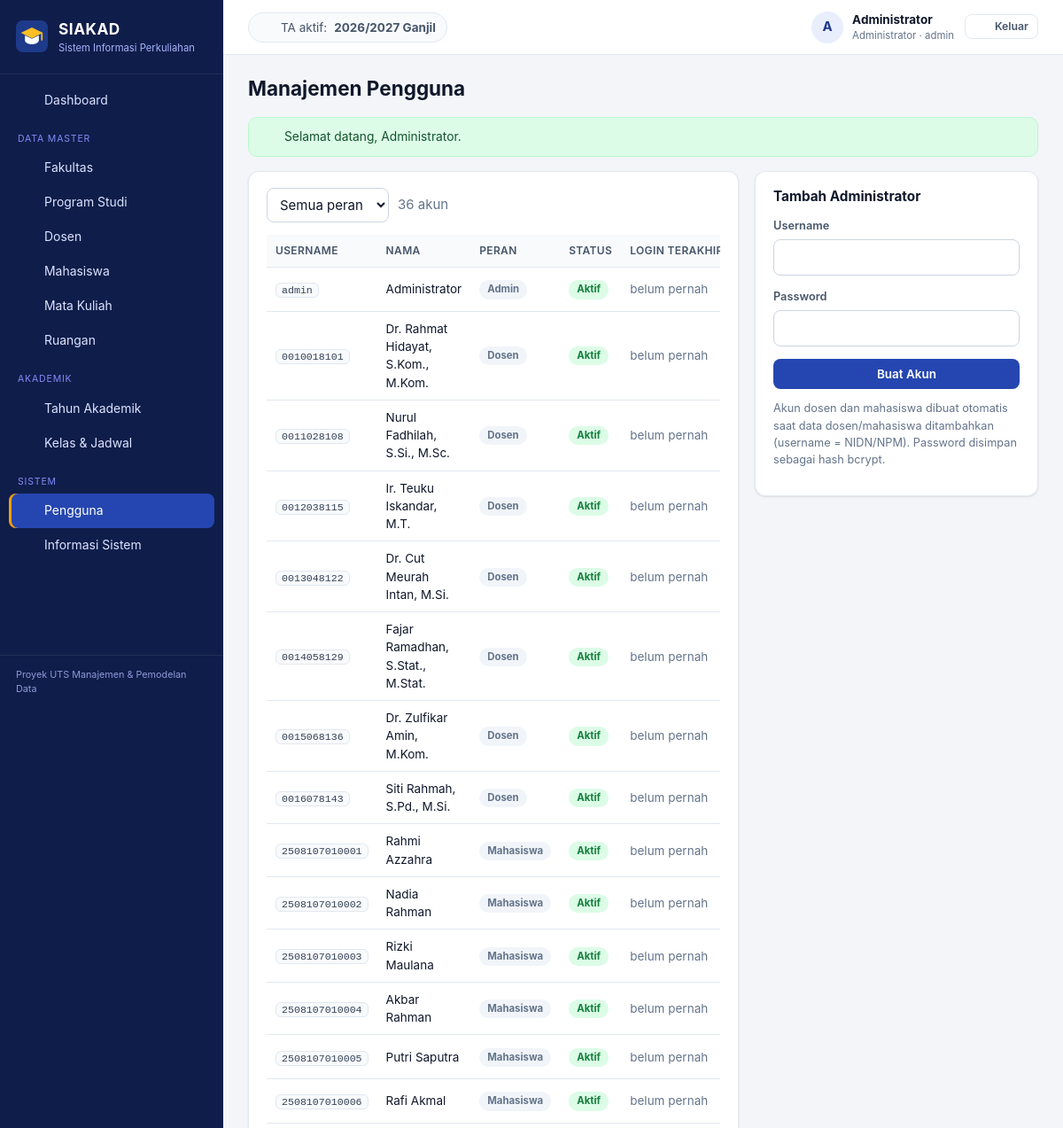
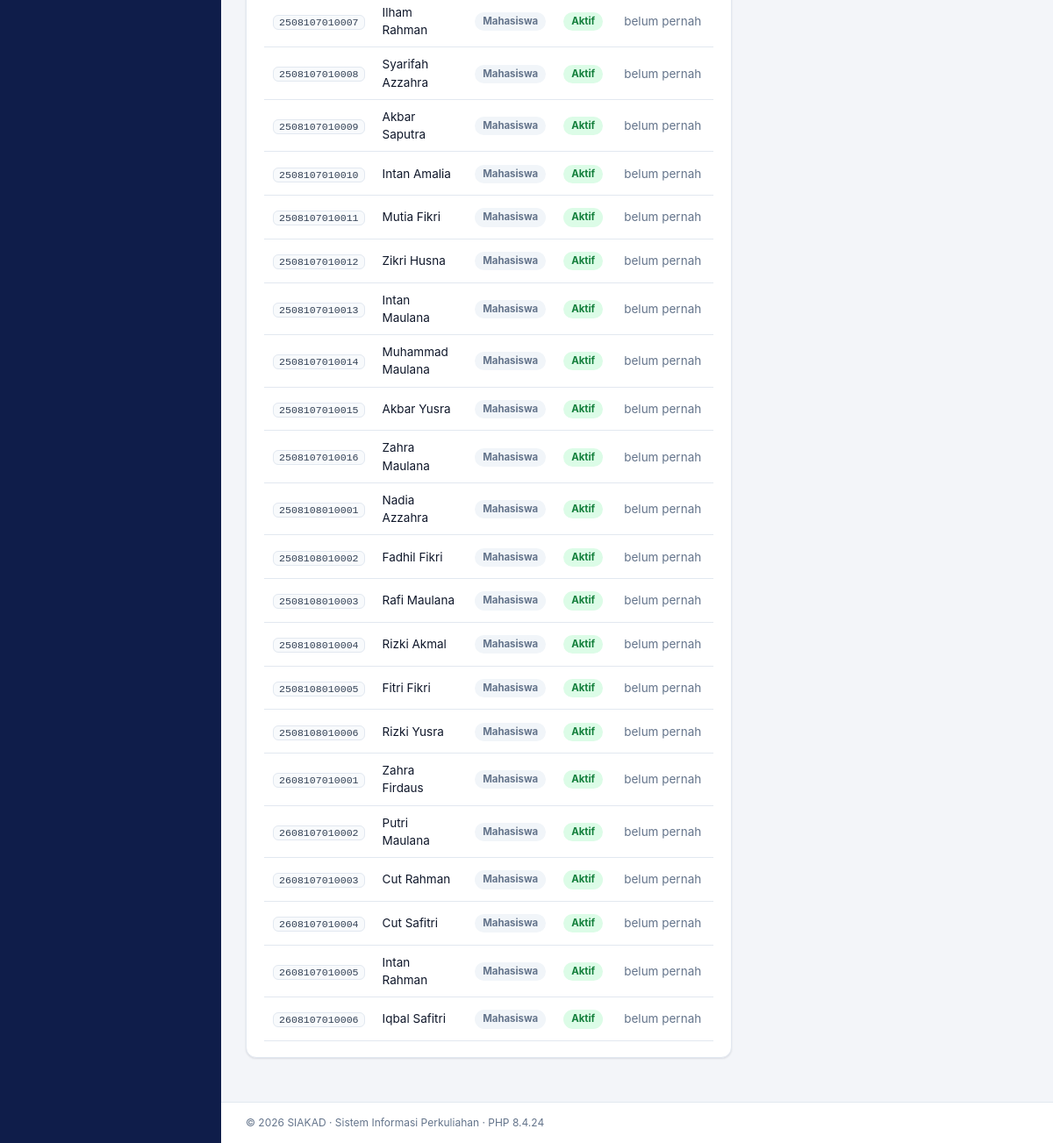
The page /index.php?page=admin/pengguna (signed in) on the database its author committed (2 pictures, top to bottom).
### tables this page shows
CREATE TABLE tahun_akademik (
  id_ta       INT UNSIGNED NOT NULL AUTO_INCREMENT,
  tahun       CHAR(9)      NOT NULL,               
  semester    ENUM('Ganjil','Genap') NOT NULL,
  is_aktif    TINYINT(1)   NOT NULL DEFAULT 0,
  created_at  TIMESTAMP    NOT NULL DEFAULT CURRENT_TIMESTAMP,
  PRIMARY KEY (id_ta),
  UNIQUE KEY uq_ta (tahun, semester)
);

CREATE TABLE users (
  id_user        INT UNSIGNED  NOT NULL AUTO_INCREMENT,
  username       VARCHAR(30)   NOT NULL,
  password_hash  VARCHAR(255)  NOT NULL,
  role           ENUM('admin','dosen','mahasiswa') NOT NULL,
  is_aktif       TINYINT(1)    NOT NULL DEFAULT 1,
  last_login     DATETIME      NULL,
  created_at     TIMESTAMP     NOT NULL DEFAULT CURRENT_TIMESTAMP,
  PRIMARY KEY (id_user),
  UNIQUE KEY uq_users_username (username)
);

### app/core/Controller.php (called while the page is built, shortened)
<?php
abstract class Controller
{
    protected function render(string $view, array $data = [], string $layout = 'layouts/main'): void
    {
        $viewFile = APP_PATH . '/views/' . $view . '.php';
        extract($data, EXTR_SKIP);
        require $viewFile;
        $content = ob_get_clean();
        require APP_PATH . '/views/' . $layout . '.php';
    }
}

### app/controllers/PenggunaController.php (called while the page is built, shortened)
<?php
class PenggunaController extends Controller
{
    private User $model;
    public function __construct()
    {
        $this->model = new User();
    }
    public function index(): void
    {
        $role = (string) input('role', '');
        $role = in_array($role, ['admin', 'dosen', 'mahasiswa'], true) ? $role : '';
        $this->render('admin/pengguna/index', [
            'title' => 'Manajemen Pengguna',
            'rows'  => $this->model->all($role),
            'role'  => $role,
        ]);
    }
}

### index.php (called while the page is built, shortened)
<?php
require APP_PATH . '/core/helpers.php';
spl_autoload_register(function (string $class): void {
    foreach (['core', 'controllers', 'models'] as $dir) {
        $file = APP_PATH . "/$dir/$class.php";
        if (is_file($file)) {
            return;
        }
    }
});
$page = (string) ($_GET['page'] ?? (Auth::check() ? 'dashboard' : 'login'));
$action = (string) ($_GET['action'] ?? 'index');
$method = lcfirst(str_replace(' ', '', ucwords(str_replace('-', ' ', $action))));
$controller = new $controllerClass();
try {
    $controller->$method();
} catch (PDOException $e) {
    error_log('[SIAKAD] ' . $e->getMessage());
    if ($_SERVER['REQUEST_METHOD'] === 'POST') {
        flash('error', db_error_message($e));
        $back = $_SERVER['HTTP_REFERER'] ?? url($page);
        header('Location: ' . $back);
        exit;
    }
    abort(500, db_error_message($e));
}

### app/core/Model.php (called while the page is built, shortened)
<?php
abstract class Model
{
    protected PDO $db;
    public function __construct()
    {
        $this->db = Database::connection();
    }
    protected function fetchAll(string $sql, array $params = []): array
    {
        $stmt = $this->db->prepare($sql);
        $stmt->execute($params);
        return $stmt->fetchAll();
    }
    protected function fetchOne(string $sql, array $params = []): ?array
    {
        $stmt = $this->db->prepare($sql);
        $stmt->execute($params);
        $row = $stmt->fetch();
        return $row === false ? null : $row;
    }
}

### config/config.php (called while the page is built, shortened)
<?php
$env = static function (string $key, $default) {
    $value = getenv($key);
    return $value === false || $value === '' ? $default : $value;
};
$config = [
    'app_name'     => 'SIAKAD',
    'app_subtitle' => 'Sistem Informasi Perkuliahan',
    'db_host'      => $env('DB_HOST', '127.0.0.1'),
    'db_port'      => (int) $env('DB_PORT', 3306),
    'db_name'      => $env('DB_NAME', 'db_siakad'),
    'db_user'      => $env('DB_USER', 'root'),
    'db_pass'      => $env('DB_PASS', ''),
    'timezone'     => 'Asia/Jakarta',
    'debug'        => filter_var($env('APP_DEBUG', false), FILTER_VALIDATE_BOOLEAN),
];
$local = __DIR__ . '/config.local.php';
return $config;

### app/core/Database.php (called while the page is built)
<?php
final class Database
{
    private static ?PDO $pdo = null;
    public static function connection(): PDO
    {
        if (self::$pdo === null) {
            $c = config();
            $dsn = sprintf(
                'mysql:host=%s;port=%d;dbname=%s;charset=utf8mb4',
                $c['db_host'],
                $c['db_port'],
                $c['db_name']
            );
            self::$pdo = new PDO($dsn, $c['db_user'], $c['db_pass'], [
                PDO::ATTR_ERRMODE            => PDO::ERRMODE_EXCEPTION,
                PDO::ATTR_DEFAULT_FETCH_MODE => PDO::FETCH_ASSOC,
                PDO::ATTR_EMULATE_PREPARES   => false,
            ]);
            self::$pdo->exec("SET time_zone = '+07:00'");
        }
        return self::$pdo;
    }
}

### app/models/User.php (called while the page is built, shortened)
<?php
class User extends Model
{
    public function all(string $role = ''): array
    {
        $sql = "SELECT u.id_user, u.username, u.role, u.is_aktif, u.last_login, u.created_at,
                       COALESCE(d.nama_dosen, m.nama_mahasiswa, 'Administrator') AS nama
                FROM users u
                LEFT JOIN dosen d     ON d.id_user = u.id_user
                LEFT JOIN mahasiswa m ON m.id_user = u.id_user";
        $params = [];
        return $this->fetchAll($sql . " ORDER BY FIELD(u.role, 'admin', 'dosen', 'mahasiswa'), u.username", $params);
    }
}

### app/core/Auth.php (called while the page is built, shortened)
<?php
final class Auth
{
    public static function user(): ?array
    {
        return $_SESSION['user'] ?? null;
    }
}

### app/models/TahunAkademik.php (called while the page is built, shortened)
<?php
class TahunAkademik extends Model
{
    public function aktif(): ?array
    {
        return $this->fetchOne('SELECT * FROM tahun_akademik WHERE is_aktif = 1 LIMIT 1');
    }
}

### app/views/admin/pengguna/index.php (the view, shortened to what this page needs)
<div class="grid-side">
    <section class="card">
        <form class="toolbar filter" method="get">
            <select name="role" onchange="this.form.submit()">
                <option value="">Semua peran</option>
            </select>
            <span class="muted"><?= count($rows) ?> akun</span>
        </form>
        <div class="table-wrap">
            <table class="table">
                <thead><tr><th>Username</th><th>Nama</th><th>Peran</th><th>Status</th><th>Login Terakhir</th><th class="actions">Aksi</th></tr></thead>
                <tbody>
                <?php foreach ($rows as $r): ?>
                    <tr>
                        <td><code><?= e($r['username']) ?></code></td>
                        <td><?= e($r['nama']) ?></td>
                        <td><span class="badge badge-muted"><?= e(ucfirst($r['role'])) ?></span></td>
                        <td><span class="badge <?= badge_class($r['is_aktif'] ? 'Aktif' : 'Nonaktif') ?>"><?= $r['is_aktif'] ? 'Aktif' : 'Nonaktif' ?></span></td>
                        <td class="nowrap"><?= $r['last_login'] ? e(tanggal_indo($r['last_login'], true)) : '<span class="muted">belum pernah</span>' ?></td>
                    </tr>
                <?php endforeach; ?>
                </tbody>
            </table>
        </div>
    </section>
    <section class="card">
        <div class="card-head"><h2>Tambah Administrator</h2></div>
        <form method="post" action="<?= e(url('admin/pengguna', ['action' => 'store'])) ?>">
            <label class="field">
                <span>Username</span>
                <input class="<?= has_error('username') ?>" type="text" name="username" maxlength="30" value="<?= e(old('username')) ?>" required>
            </label>
            <label class="field">
                <span>Password</span>
                <input class="<?= has_error('password') ?>" type="password" name="password" minlength="6" required>
            </label>
            <button class="btn btn-primary btn-block" type="submit"><?= icon('plus', 16) ?><span>Buat Akun</span></button>
        </form>
        <p class="muted small">Akun dosen dan mahasiswa dibuat otomatis saat data dosen/mahasiswa ditambahkan (username = NIDN/NPM). Password disimpan sebagai hash bcrypt.</p>
    </section>
</div>

### app/views/layouts/main.php (shortened to what this page needs)
<?php
$user = Auth::user();
$role = $user['role'];
$taAktif = (new TahunAkademik())->aktif();
$menu = [
    'admin' => [
        ['Dashboard', 'dashboard', 'home'],
        ['__', 'Data Master'],
        ['Fakultas', 'admin/fakultas', 'building'],
        ['Program Studi', 'admin/prodi', 'layers'],
        ['Dosen', 'admin/dosen', 'user'],
        ['Mahasiswa', 'admin/mahasiswa', 'users'],
        ['Mata Kuliah', 'admin/mata-kuliah', 'book'],
        ['Ruangan', 'admin/ruangan', 'map'],
        ['__', 'Akademik'],
        ['Tahun Akademik', 'admin/tahun-akademik', 'calendar'],
        ['Kelas & Jadwal', 'admin/kelas', 'grid'],
        ['__', 'Sistem'],
        ['Pengguna', 'admin/pengguna', 'key'],
        ['Informasi Sistem', 'admin/sistem', 'server'],
    ],
    'dosen' => [
        ['Dashboard', 'dashboard', 'home'],
        ['__', 'Pengajaran'],
        ['Kelas & Input Nilai', 'dosen/kelas', 'clipboard'],
        ['Perwalian (KRS)', 'dosen/perwalian', 'users'],
    ],
    'mahasiswa' => [
        ['Dashboard', 'dashboard', 'home'],
        ['__', 'Akademik'],
        ['Isi KRS', 'mahasiswa/krs', 'clipboard'],
        ['Kartu Hasil Studi', 'mahasiswa/khs', 'file'],
        ['Transkrip Nilai', 'mahasiswa/transkrip', 'award'],
    ],
][$role];
$roleLabel = ['admin' => 'Administrator', 'dosen' => 'Dosen', 'mahasiswa' => 'Mahasiswa'][$role];
?>
<!doctype html>
<html lang="id">
<head>
    <link rel="stylesheet" href="<?= e(asset('css/style.css')) ?>">
</head>
<body class="role-<?= e($role) ?>">
<div class="app">
    <aside class="sidebar" id="sidebar">
        <a class="brand" href="<?= e(url('dashboard')) ?>">
            <img src="<?= e(asset('img/logo.svg')) ?>" alt="" width="36" height="36">
            <span>
                <strong><?= e(config('app_name')) ?></strong>
                <small><?= e(config('app_subtitle')) ?></small>
            </span>
        </a>
        <nav class="nav">
            <?php foreach ($menu as $item): ?>
                <?php if ($item[0] === '__'): ?>
                    <div class="nav-section"><?= e($item[1]) ?></div>
                <?php else: ?>
                    <a class="nav-link<?= $item[1] === 'dashboard' ? (($_GET['page'] ?? 'dashboard') === 'dashboard' ? ' active' : '') : is_active_page($item[1]) ?>"
                       href="<?= e(url($item[1])) ?>"><?= icon($item[2]) ?><span><?= e($item[0]) ?></span></a>
                <?php endif; ?>
            <?php endforeach; ?>
        </nav>
        <div class="sidebar-foot">Proyek UTS Manajemen &amp; Pemodelan Data</div>
    </aside>
    <div class="main">
        <header class="topbar">
            <div class="topbar-ta">
                <?= icon('calendar', 16) ?>
                <?php if ($taAktif): ?>
                    TA aktif: <strong><?= e($taAktif['tahun']) ?> <?= e($taAktif['semester']) ?></strong>
                <?php else: ?>
                    Belum ada tahun akademik aktif
                <?php endif; ?>
            </div>
            <div class="topbar-user">
                <a href="<?= e(url('profil')) ?>" class="user-chip">
                    <span class="avatar"><?= e(mb_strtoupper(mb_substr(preg_replace('/^(Dr\.|Ir\.)\s*/', '', $user['nama']), 0, 1))) ?></span>
                    <span class="user-meta">
                        <strong><?= e($user['nama']) ?></strong>
                        <small><?= e($roleLabel) ?> · <?= e($user['username']) ?></small>
                    </span>
                </a>
                <form method="post" action="<?= e(url('logout', ['action' => 'logout'])) ?>">
                    <button class="btn btn-sm btn-ghost" type="submit"><?= icon('logout', 16) ?><span>Keluar</span></button>
                </form>
            </div>
        </header>
        <main class="content">
            <div class="page-head">
                <h1><?= e($title ?? '') ?></h1>
            </div>
            <?php foreach (['success', 'error'] as $type): ?>
                <?php if ($msg = flash($type)): ?>
                    <div class="alert alert-<?= $type ?>" role="alert">
                        <?= icon($type === 'success' ? 'check' : 'x', 16) ?><span><?= e($msg) ?></span>
                    </div>
                <?php endif; ?>
            <?php endforeach; ?>
            <?= $content ?>
        </main>
        <footer class="footer">
            &copy; <?= date('Y') ?> <?= e(config('app_name')) ?> · <?= e(config('app_subtitle')) ?> · PHP <?= PHP_VERSION ?>
        </footer>
    </div>
</div>
</body>
</html>

### rows shown on the page
tahun_akademik: tahun "2026/2027", semester "Ganjil"
users: role "Administrator", username "admin", nama "Administrator", role "Admin", is_aktif "Aktif", shows "belum pernah"
users: username "0010018101", nama "Dr. Rahmat Hidayat, S.Kom., M.Kom.", role "Dosen", is_aktif "Aktif", shows "belum pernah"
users: username "0011028108", nama "Nurul Fadhilah, S.Si., M.Sc.", role "Dosen", is_aktif "Aktif", shows "belum pernah"
users: username "0012038115", nama "Ir. Teuku Iskandar, M.T.", role "Dosen", is_aktif "Aktif", shows "belum pernah"
users: username "0013048122", nama "Dr. Cut Meurah Intan, M.Si.", role "Dosen", is_aktif "Aktif", shows "belum pernah"
users: username "0014058129", nama "Fajar Ramadhan, S.Stat., M.Stat.", role "Dosen", is_aktif "Aktif", shows "belum pernah"
users: username "0015068136", nama "Dr. Zulfikar Amin, M.Kom.", role "Dosen", is_aktif "Aktif", shows "belum pernah"
users: username "0016078143", nama "Siti Rahmah, S.Pd., M.Si.", role "Dosen", is_aktif "Aktif", shows "belum pernah"
users: username "2508107010001", nama "Rahmi Azzahra", role "Mahasiswa", is_aktif "Aktif", shows "belum pernah"
users: username "2508107010002", nama "Nadia Rahman", role "Mahasiswa", is_aktif "Aktif", shows "belum pernah"
users: username "2508107010003", nama "Rizki Maulana", role "Mahasiswa", is_aktif "Aktif", shows "belum pernah"
users: username "2508107010004", nama "Akbar Rahman", role "Mahasiswa", is_aktif "Aktif", shows "belum pernah"
users: username "2508107010005", nama "Putri Saputra", role "Mahasiswa", is_aktif "Aktif", shows "belum pernah"
users: username "2508107010006", nama "Rafi Akmal", role "Mahasiswa", is_aktif "Aktif", shows "belum pernah"
users: username "2508107010007", nama "Ilham Rahman", role "Mahasiswa", is_aktif "Aktif", shows "belum pernah"
users: username "2508107010008", nama "Syarifah Azzahra", role "Mahasiswa", is_aktif "Aktif", shows "belum pernah"
users: username "2508107010009", nama "Akbar Saputra", role "Mahasiswa", is_aktif "Aktif", shows "belum pernah"
users: username "2508107010010", nama "Intan Amalia", role "Mahasiswa", is_aktif "Aktif", shows "belum pernah"
users: username "2508107010011", nama "Mutia Fikri", role "Mahasiswa", is_aktif "Aktif", shows "belum pernah"
users: username "2508107010012", nama "Zikri Husna", role "Mahasiswa", is_aktif "Aktif", shows "belum pernah"
users: username "2508107010013", nama "Intan Maulana", role "Mahasiswa", is_aktif "Aktif", shows "belum pernah"
users: username "2508107010014", nama "Muhammad Maulana", role "Mahasiswa", is_aktif "Aktif", shows "belum pernah"
users: username "2508107010015", nama "Akbar Yusra", role "Mahasiswa", is_aktif "Aktif", shows "belum pernah"
users: username "2508107010016", nama "Zahra Maulana", role "Mahasiswa", is_aktif "Aktif", shows "belum pernah"
users: username "2508108010001", nama "Nadia Azzahra", role "Mahasiswa", is_aktif "Aktif", shows "belum pernah"
users: username "2508108010002", nama "Fadhil Fikri", role "Mahasiswa", is_aktif "Aktif", shows "belum pernah"
users: username "2508108010003", nama "Rafi Maulana", role "Mahasiswa", is_aktif "Aktif", shows "belum pernah"
users: username "2508108010004", nama "Rizki Akmal", role "Mahasiswa", is_aktif "Aktif", shows "belum pernah"
users: username "2508108010005", nama "Fitri Fikri", role "Mahasiswa", is_aktif "Aktif", shows "belum pernah"
users: username "2508108010006", nama "Rizki Yusra", role "Mahasiswa", is_aktif "Aktif", shows "belum pernah"
users: username "2608107010001", nama "Zahra Firdaus", role "Mahasiswa", is_aktif "Aktif", shows "belum pernah"
users: username "2608107010002", nama "Putri Maulana", role "Mahasiswa", is_aktif "Aktif", shows "belum pernah"
users: username "2608107010003", nama "Cut Rahman", role "Mahasiswa", is_aktif "Aktif", shows "belum pernah"
users: username "2608107010004", nama "Cut Safitri", role "Mahasiswa", is_aktif "Aktif", shows "belum pernah"
users: username "2608107010005", nama "Intan Rahman", role "Mahasiswa", is_aktif "Aktif", shows "belum pernah"
users: username "2608107010006", nama "Iqbal Safitri", role "Mahasiswa", is_aktif "Aktif", shows "belum pernah"

### other values the page prints
config('app_name') "SIAKAD"
config('app_subtitle') "Sistem Informasi Perkuliahan"
$item[0] "Dashboard"
$item[1] "DATA MASTER"
$item[0] "Fakultas"
$item[0] "Program Studi"
$item[0] "Dosen"
$item[0] "Mahasiswa"
$item[0] "Mata Kuliah"
$item[0] "Ruangan"
$item[1] "AKADEMIK"
$item[0] "Tahun Akademik"
$item[0] "Kelas & Jadwal"
$item[1] "SISTEM"
$item[0] "Pengguna"
